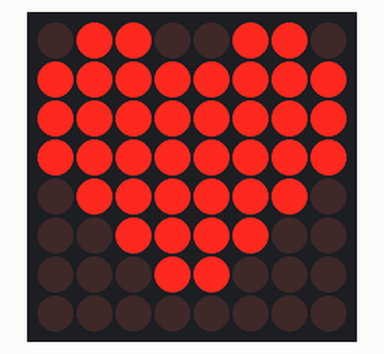
Bench run of a sketch on a simulated Arduino Uno, built with avr-gcc and run on an emulated ATmega328P. Shown: 8×8 LED matrix. Wiring (inferred from the names in the program): MAX7219 LED driver (orientation assumed): data pin 2; clock pin 4; CS pin 3.

Above: at 0.4 s.

The sketch:

led_8x8_corazon.ino
```cpp
int ANIMDELAY = 100;  // animation delay, deafault value is 100
int INTENSITYMIN = 0; // minimum brightness, valid range [0,15]
int INTENSITYMAX = 8; // maximum brightness, valid range [0,15]

int DIN_PIN = 2;      // data in pin
int CS_PIN = 3;       // load (CS) pin
int CLK_PIN = 4;      // clock pin

// MAX7219 registers
byte MAXREG_DECODEMODE = 0x09;
byte MAXREG_INTENSITY  = 0x0a;
byte MAXREG_SCANLIMIT  = 0x0b;
byte MAXREG_SHUTDOWN   = 0x0c;
byte MAXREG_DISPTEST   = 0x0f;

const unsigned char heart[] =
{
  B01100110,
  B11111111,
  B11111111,
  B11111111,
  B01111110,
  B00111100,
  B00011000,
  B00000000
};


void setup ()
{
  pinMode(DIN_PIN, OUTPUT);
  pinMode(CLK_PIN, OUTPUT);
  pinMode(CS_PIN, OUTPUT);

  // initialization of the MAX7219
  setRegistry(MAXREG_SCANLIMIT, 0x07);
  setRegistry(MAXREG_DECODEMODE, 0x00);  // using an led matrix (not digits)
  setRegistry(MAXREG_SHUTDOWN, 0x01);    // not in shutdown mode
  setRegistry(MAXREG_DISPTEST, 0x00);    // no display test
  setRegistry(MAXREG_INTENSITY, 0x0f & INTENSITYMIN);

  // draw hearth
  setRegistry(1, heart[0]);
  setRegistry(2, heart[1]);
  setRegistry(3, heart[2]);
  setRegistry(4, heart[3]);
  setRegistry(5, heart[4]);
  setRegistry(6, heart[5]);
  setRegistry(7, heart[6]);
  setRegistry(8, heart[7]);
}


void loop ()
{
  // second beat
  setRegistry(MAXREG_INTENSITY, 0x0f & INTENSITYMAX);
  delay(ANIMDELAY);

  // switch off
  setRegistry(MAXREG_INTENSITY, 0x0f & INTENSITYMIN);
  delay(ANIMDELAY);

  // second beat
  setRegistry(MAXREG_INTENSITY, 0x0f & INTENSITYMAX);
  delay(ANIMDELAY);

  // switch off
  setRegistry(MAXREG_INTENSITY, 0x0f & INTENSITYMIN);
  delay(ANIMDELAY*6);
}


void setRegistry(byte reg, byte value)
{
  digitalWrite(CS_PIN, LOW);

  putByte(reg);   // specify register
  putByte(value); // send data

  digitalWrite(CS_PIN, LOW);
  digitalWrite(CS_PIN, HIGH);
}

void putByte(byte data)
{
  byte i = 8;
  byte mask;
  while (i > 0)
  {
    mask = 0x01 << (i - 1);        // get bitmask
    digitalWrite( CLK_PIN, LOW);   // tick
    if (data & mask)               // choose bit
      digitalWrite(DIN_PIN, HIGH); // send 1
    else
      digitalWrite(DIN_PIN, LOW);  // send 0
    digitalWrite(CLK_PIN, HIGH);   // tock
    --i;                           // move to lesser bit
  }
}
```
